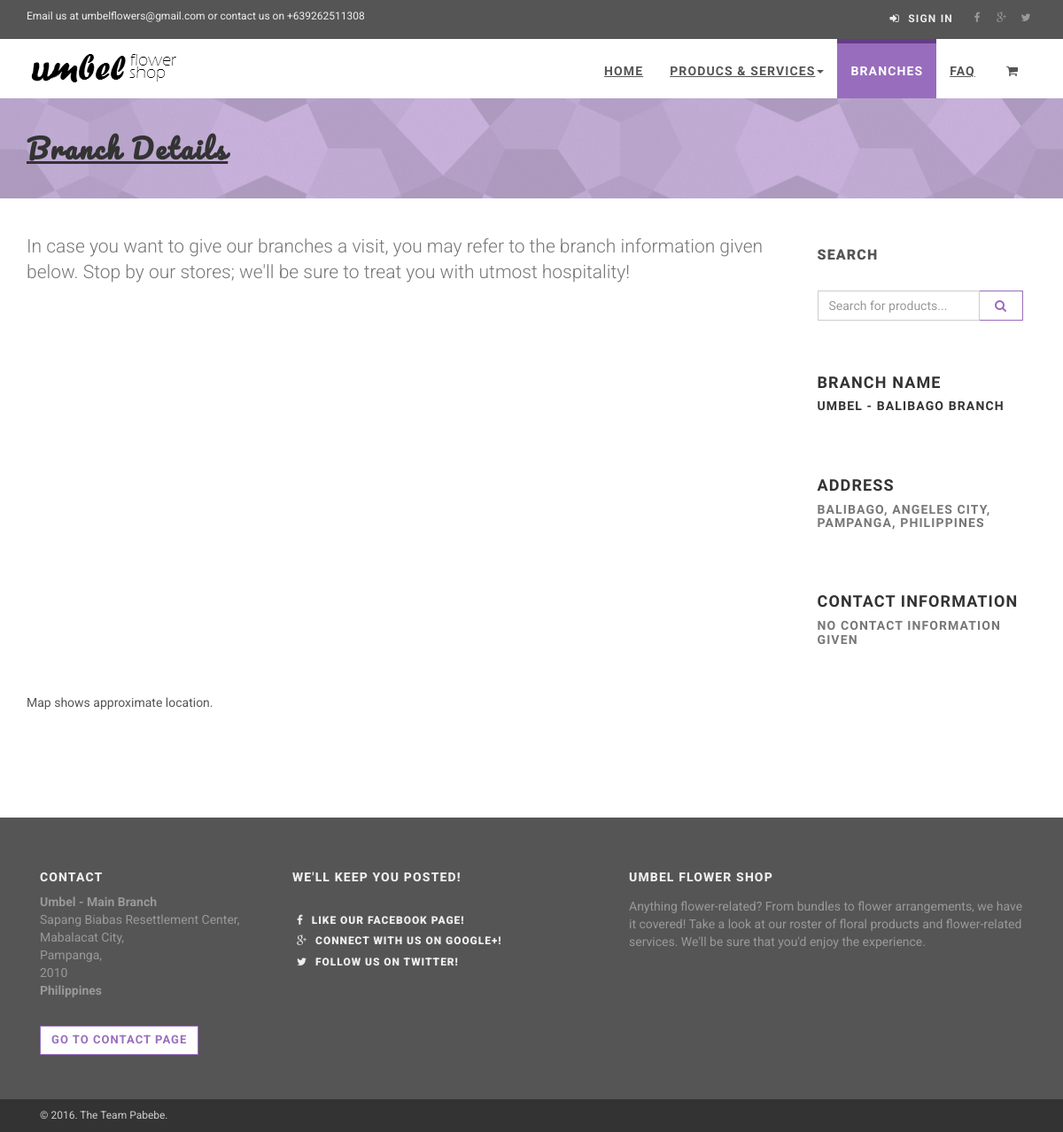
The page /branchDetails.php?id=B44104 on the database its author committed.
### tables this page shows
CREATE TABLE `branch` (
  `b_ID` varchar(10) NOT NULL,
  `b_name` varchar(40) NOT NULL,
  `b_stradd` varchar(250) NOT NULL,
  `b_city` varchar(100) NOT NULL,
  `b_province` varchar(100) NOT NULL,
  `b_zip` varchar(20) NOT NULL,
  `b_contact` varchar(30) NOT NULL,
  `b_img` longblob,
  `b_lat` float NOT NULL,
  `b_long` float NOT NULL,
  `b_status` varchar(40) DEFAULT NULL
);

### branchDetails.php (the view, shortened to what this page needs)
<?php
include('functions/connect.php');
        $id=$_GET['id'];
        $sql = "SELECT * FROM branch WHERE b_ID='$id'";
        $query= mysqli_query($con, $sql);
        $echo = mysqli_fetch_assoc($query);
        $address= $echo['b_stradd'] . ", " . $echo['b_city'] . ", " . $echo['b_province'] . ", Philippines";
?>
<!DOCTYPE html>
<html lang="en">
<head>
    <link rel="stylesheet" href="css/font-awesome.css">
    <link rel="stylesheet" href="css/bootstrap.min.css">
    <link href="css/animate.css" rel="stylesheet">
    <link href="css/style.violet.css" rel="stylesheet" id="theme-stylesheet">
    <link href="css/custom.css" rel="stylesheet">
</head>
<body>
    <div id="all">
        <header>
		   <div id="top">
                <div class="container">
                    <div class="row">
                        <div class="col-xs-5 contact">
                            <p class="hidden-sm hidden-xs">Email us at umbelflowers@gmail.com or contact us on +639262511308</p>
                        </div>
                        <div class="col-xs-7">
                            <div class="social">
                                <a href="https://www.facebook.com/Umbel-Flower-Shop-574858816011441" class="external facebook" data-animate-hover="pulse"><i class="fa fa-facebook"></i></a>
                                <a href="https://plus.google.com/100020032545980242873" class="external gplus" data-animate-hover="pulse"><i class="fa fa-google-plus"></i></a>
                                <a href="https://twitter.com/UmbelFlowers" class="external twitter" data-animate-hover="pulse"><i class="fa fa-twitter"></i></a>
                            </div>
                            <div class="login">
                                <a href="#" data-toggle="modal" data-target="#login-modal"><i class="fa fa-sign-in"></i> Sign In</a>
                            </div>
                        </div>
                    </div>
                </div>
            </div>
            <div class="navbar-affixed-top" data-spy="affix" data-offset-top="200">
                <div class="navbar navbar-default yamm" role="navigation" id="navbar">
                    <div class="container">
                        <div class="navbar-header">
                            <a class="navbar-brand home" href="index.php">
                                <img src="img/logo.png" alt="Umbel logo" class="hidden-xs hidden-sm">
                            </a>
                        </div>
                        <div class="navbar-collapse collapse" id="navigation">
                            <ul class="nav navbar-nav navbar-right">
                                <li class="dropdown">
                                    <a href="index.php">Home</a>
                                </li>
                                <li class="dropdown use-yamm yamm-fw">
                                    <a href="#" class="dropdown-toggle" data-toggle="dropdown">Producs & Services<b class="caret"></b></a>
                                </li>
                                <li class="dropdown active">
                                    <a href="branches.php">Branches</a>
                                </li>
                                <li>
                                    <a href="faq.php">FAQ</a>
                                </li>
                                <li>
                                    <a href="cart.php"><i class="fa fa-shopping-cart"></i></a>
                                </li>
                            </ul>
                        </div>
                    </div>
                </div>
			</div>
            </div>
        <div id="heading-breadcrumbs">
            <div class="container">
                <div class="row">
                    <div class="col-md-7">
                        <h1 style="font-family: 'Pacifico', Helvetica, sans-serif;"><u>Branch Details</u></h1>
                    </div>
                </div>
            </div>
        </div>
		  <div id="content">
            <div class="container">
                <div class="row">
					<div class="col-sm-9">
                        <p class="text-muted lead">In case you want to give our branches a visit, you may refer to the branch information given below. Stop by our stores; we'll be sure to treat you with utmost hospitality!</p>
                    <div class="row products">
				<section>
                <div class="col-lg-12">
                    <div id="gmap_canvas" style="width:100%; height:30em;"></div>
                    <div id='text-muted'>Map shows approximate location.</div>
                </div>
                </section>
                      </div>
                    </div>
                    <div class="col-sm-3">
						<div>
							<div class="panel-heading">
                                <h3 class="panel-title">Search</h3>
                            </div>
                            <div class="panel-body">
                                <form role="search">
                                    <div class="input-group">
                                        <input type="text" class="form-control" placeholder="Search for products...">
                                        <span class="input-group-btn">
										<button type="submit" class="btn btn-template-main"><i class="fa fa-search"></i></button>
										</span>
                                    </div>
                                </form>
                            </div>
							<br />
                            <div class="panel-heading">
                                <h4 style="font-family:'Comfortaa', Helvetica, sans-serif;"><b>Branch Name</b></h4>
                                <h5 style="font-family:'Comfortaa', Helvetica, sans-serif;"><?php echo $echo['b_name'];?></h5>
                            </div>
                            <br />
                            <div class="panel-heading">
                                <h4 style="font-family:'Comfortaa', Helvetica, sans-serif;"><b>Address</b></h4>
                                <h5 class="text-muted" style="font-family:'Comfortaa', Helvetica, sans-serif;"><?php echo $address;?></h5>
                            </div>
                            <br />
                            <div class="panel-heading">
                                <h4 style="font-family:'Comfortaa', Helvetica, sans-serif;"><b>Contact Information</b></h4>
                                <h5 style="font-family:'Comfortaa', Helvetica, sans-serif;" class="text-muted"><?php echo $echo['b_contact']; ?></h5>
                            </div>
                        </div>
                    </div>
                </div>
            </div>
        </div>
    <br />
    <br />
    <br />
    <br />
    <br />
    <br />
          <footer id="footer">
            <div class="container">
                <div class="col-md-3 col-sm-6">
                    <h4>Contact</h4>
					<?php
					$sql="SELECT * FROM branch WHERE b_id= '0000'";
					$result=(mysqli_query($con, $sql));
					$row=mysqli_fetch_assoc($result);
					?>
                    <p><strong><?php echo $row['b_name'];?></strong>
                        <br><?php echo $row['b_stradd'] . ","; ?>
                        <br><?php echo $row['b_city'] . ","; ?>
                        <br><?php echo $row['b_province'] . ","; ?>
                        <br><?php echo $row['b_zip'];?>
						<br>
                        <strong>Philippines</strong>
                    </p>
					<br>
                    <a href="faq.php#cont" class="btn btn-small btn-template-main">Go to contact page</a>
                </div>
				    <div class="col-md-4 col-sm-6">
                    <h4>We'll keep you posted!</h4>
					<br />
                <div class="blog-entries">
                    <div class="blog-entries">
                        <div class="item same-height-row clearfix">
                            <div class="name same-height-always">
                                <h5><a href="https://www.facebook.com/Umbel-Flower-Shop-574858816011441"><i class="fa fa-facebook"></i> Like our Facebook page!</a></h5>
                            </div>
                        </div>
                    </div>
                    <div class="blog-entries">
                        <div class="item same-height-row clearfix">
                            <div class="name same-height-always">
                                <h5><a href="https://plus.google.com/100020032545980242873"><i class="fa fa-google-plus"></i> Connect with us on Google+!</a></h5>
                            </div>
                        </div>
                    </div>
                    <div class="blog-entries">
                        <div class="item same-height-row clearfix">
                            <div class="name same-height-always">
                                <h5><a href="https://twitter.com/UmbelFlowers"><i class="fa fa-twitter"></i> Follow us on Twitter!</a></h5>
                            </div>
                        </div>
                    </div>
                </div>
                </div>
				<div class="col-md-5  col-sm-6">
                    <h4>Umbel Flower Shop</h4>
                    <div class="blog-entries">
                        <div class="item same-height-row clearfix">
                            <div class="name same-height-always">
                                <p>Anything flower-related? From bundles to flower arrangements, we have it covered! Take a look at our roster of floral products and flower-related services. We'll be sure that you'd enjoy the experience.</p>
                            </div>
                        </div>
                    </div>
                </div>
            </div>
        </footer>
        <div id="copyright">
            <div class="container">
                <div class="col-md-12">
                    <p class="pull-left">&copy; 2016. The Team Pabebe.</p>
                </div>
            </div>
        </div>
</body>
</html>

### rows shown on the page
branch: b_name "UMBEL - BALIBAGO BRANCH", address "BALIBAGO, ANGELES CITY, PAMPANGA, PHILIPPINES", b_contact "NO CONTACT INFORMATION GIVEN"
branch: b_name "Umbel - Main Branch", b_stradd "Sapang Biabas Resettlement Center", b_city "Mabalacat City", b_province "Pampanga", b_zip "2010"
